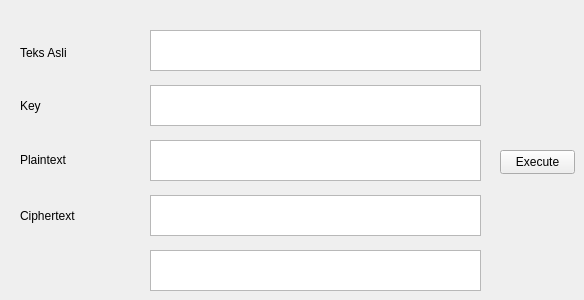
        <widget class="QWidget" name="tab_8">
         <attribute name="title">
          <string>Tab 2</string>
         </attribute>
         <widget class="QLabel" name="label_6">
          <property name="geometry">
           <rect>
            <x>20</x>
            <y>90</y>
            <width>101</width>
            <height>31</height>
           </rect>
          </property>
          <property name="text">
           <string>Key</string>
          </property>
         </widget>
         <widget class="QPlainTextEdit" name="plainTextEdit_6">
          <property name="geometry">
           <rect>
            <x>150</x>
            <y>140</y>
            <width>331</width>
            <height>41</height>
           </rect>
          </property>
         </widget>
         <widget class="QPlainTextEdit" name="plainTextEdit_7">
          <property name="geometry">
           <rect>
            <x>150</x>
            <y>195</y>
            <width>331</width>
            <height>41</height>
           </rect>
          </property>
         </widget>
         <widget class="QPlainTextEdit" name="plainTextEdit_8">
          <property name="geometry">
           <rect>
            <x>150</x>
            <y>250</y>
            <width>331</width>
            <height>41</height>
           </rect>
          </property>
         </widget>
         <widget class="QLabel" name="label_7">
          <property name="geometry">
           <rect>
            <x>20</x>
            <y>150</y>
            <width>121</width>
            <height>20</height>
           </rect>
          </property>
          <property name="text">
           <string>Plaintext</string>
          </property>
         </widget>
         <widget class="QPlainTextEdit" name="plainTextEdit_9">
          <property name="geometry">
           <rect>
            <x>150</x>
            <y>30</y>
            <width>331</width>
            <height>41</height>
           </rect>
          </property>
         </widget>
         <widget class="QLabel" name="label_8">
          <property name="geometry">
           <rect>
            <x>20</x>
            <y>200</y>
            <width>121</width>
            <height>31</height>
           </rect>
          </property>
          <property name="text">
           <string>Ciphertext</string>
          </property>
         </widget>
         <widget class="QLabel" name="label_9">
          <property name="geometry">
           <rect>
            <x>20</x>
            <y>37</y>
            <width>101</width>
            <height>31</height>
           </rect>
          </property>
          <property name="text">
           <string>Teks Asli</string>
          </property>
         </widget>
         <widget class="QPlainTextEdit" name="plainTextEdit_10">
          <property name="geometry">
           <rect>
            <x>150</x>
            <y>85</y>
            <width>331</width>
            <height>41</height>
           </rect>
          </property>
         </widget>
         <widget class="QPushButton" name="pushButton_2">
          <property name="geometry">
           <rect>
            <x>500</x>
            <y>150</y>
            <width>75</width>
            <height>24</height>
           </rect>
          </property>
          <property name="text">
           <string>Execute</string>
          </property>
         </widget>
        </widget>
